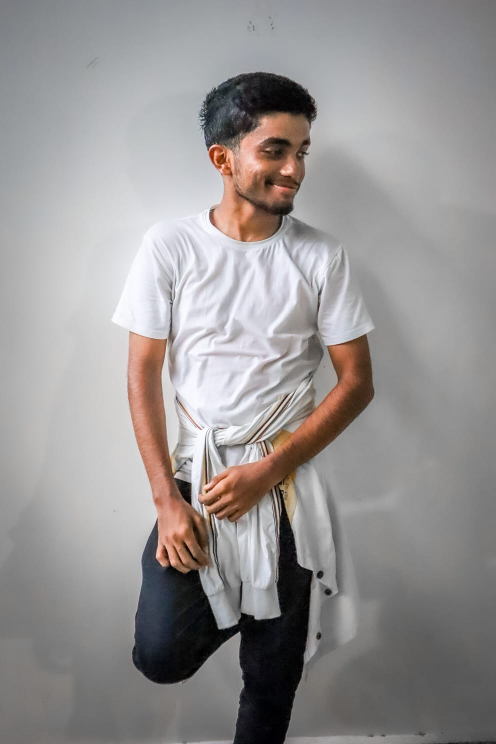
#> input picture f.jpg, 992 x 1488 px, given in place of the camera (shown at 1/2 size)
$ python colorbaseddetect.py
#> lines starting #> are read from the running program, lines starting #| are printed output that depends on the picture; after the words box and inside, x2 and y2 are one past the last pixel; in counts of white or black regions, pixels touching at a corner belong together
import imutils #resizing library - import
import cv2 #opencv


redLower = (0, 100, 100)
redUpper = (10, 255, 255)
#giving the color to detect(hue,saturation,value)

cam=cv2.VideoCapture(0) #Camera init.

while True:

        (grabbed, frame)=cam.read() #reading frame from camera
#> frame is the input picture: shape (1488, 992, 3); mean B, G, R 147.2, 147.6, 150.9
        frame = imutils.resize(frame, width=600) #resizing the Frame
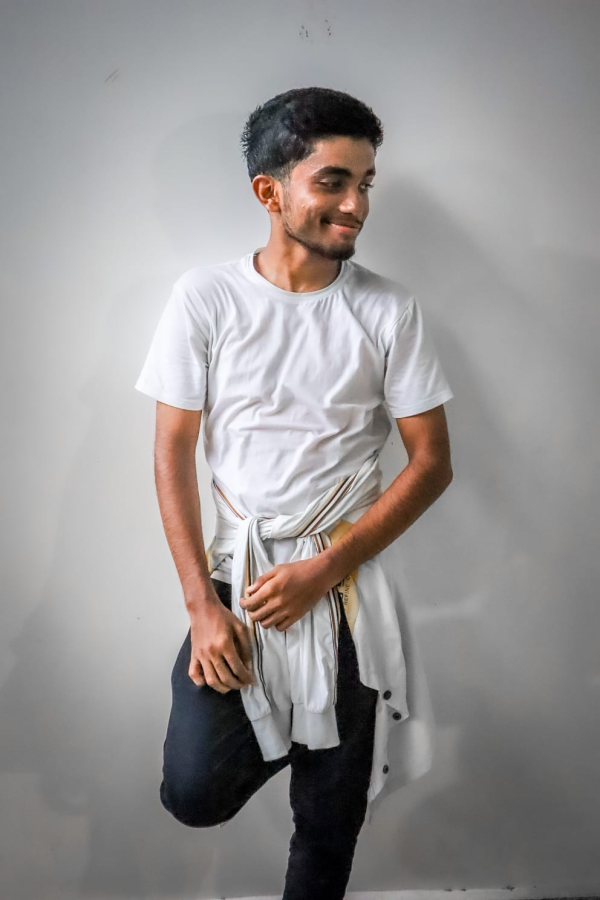
#> frame: shape (900, 600, 3); mean B, G, R 147.2, 147.6, 150.9
        blurred = cv2.GaussianBlur(frame, (11, 11), 0) #smoothing

        hsv = cv2.cvtColor(blurred, cv2.COLOR_BGR2HSV) #convert bgr to hsv color format
#> hsv: shape (900, 600, 3); mean H, S, V 47, 16.4, 153.2

        mask = cv2.inRange(hsv, redLower, redUpper) #mask the given color
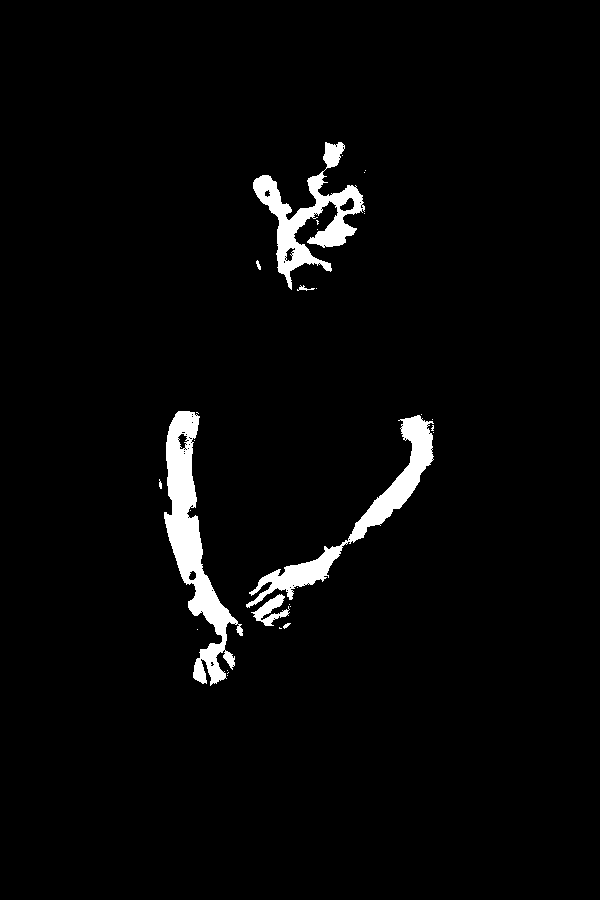
#> mask: shape (900, 600); 3.2% white; 30 white regions (22 under 20 px), largest, box (x1, y1, x2, y2) and area: (164, 411, 243, 686) 6802, (253, 142, 365, 290) 4823, (246, 415, 434, 608) 4814
        mask = cv2.erode(mask, None, iterations=2) #this is for shrink the white boundries
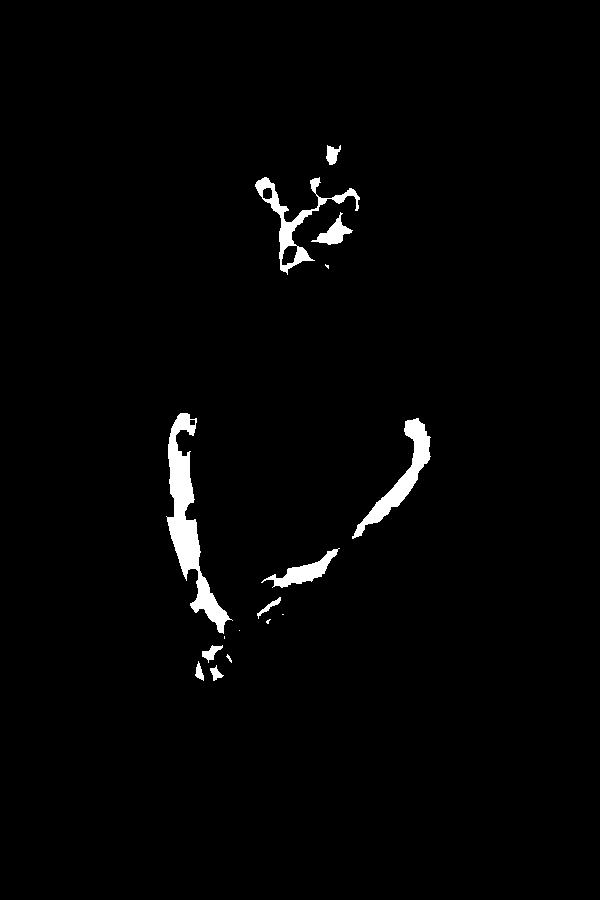
#> mask: shape (900, 600); 1.8% white; 16 white regions (5 under 20 px), largest, box (x1, y1, x2, y2) and area: (166, 413, 233, 634) 4023, (352, 418, 431, 539) 2030, (255, 177, 360, 275) 1749
        mask = cv2.dilate(mask, None, iterations=2)#this is to fill the white boundaries
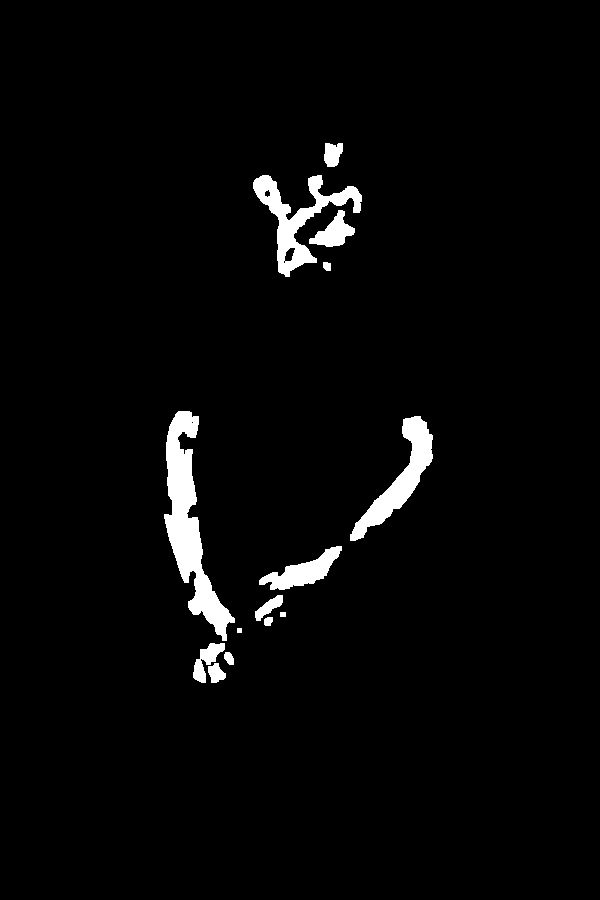
#> mask: shape (900, 600); 2.9% white; 14 white regions

        cnts = cv2.findContours(mask.copy(), cv2.RETR_EXTERNAL, cv2.CHAIN_APPROX_SIMPLE)[-2]#finding contours or surface of object
#> cnts = 14 contours, 1 with area under 20; largest, box (x1, y1, x2, y2) and area: (164, 411, 235, 641) 5268, (253, 175, 362, 277) 3110, (350, 416, 433, 541) 2740, (259, 546, 342, 590) 1376, (309, 210, 355, 247) 754
        center = None
        if len(cnts) > 0:
                c = max(cnts, key=cv2.contourArea) #accessing the area of object
#> c = contour of 259 points, box (x1, y1, x2, y2) (164, 411, 235, 641), area 5268
                ((x, y), radius) = cv2.minEnclosingCircle(c) #froming circle fro that onject
#> x = 202; y = 525.5; radius = 117
                M = cv2.moments(c) #catching the moment
#> M = moments, m00 5268, centre m10/m00, m01/m00 = (189.1, 523.9)
                center = (int(M["m10"] / M["m00"]), int(M["m01"] / M["m00"]))  #giving a small circle to define which is object
#> center = (189, 523)
                if radius > 10:
                        cv2.circle(frame, (int(x), int(y)), int(radius),(0, 255, 255), 2) # its shows outer circle for object
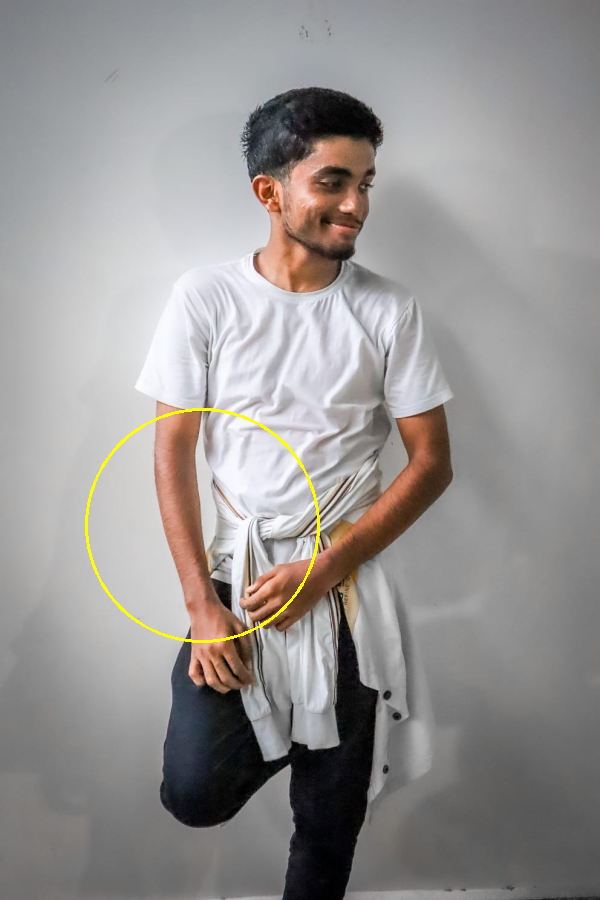
#> frame: shape (900, 600, 3); 0.39% of pixels changed, all inside (x1, y1, x2, y2) = (85, 408, 320, 643)
                        cv2.circle(frame, center, 5, (0, 0, 255), -1) #it shows red circle
#> frame: shape (900, 600, 3); 0.02% of pixels changed, all inside (x1, y1, x2, y2) = (184, 518, 195, 529)

                        if radius > 250: #print(center,radius)
                                print("stop")
                        else:
                                if(center[0]<150):
                                        print("Left")
                                elif(center[0]>450):
                                        print("Right")
                                elif(radius<250):
                                        print("Forward")
                                else:
                                        print("Stop")
        cv2.imshow("Frame", frame) #displaying frames
        key = cv2.waitKey(1) & 0xFF
#> (key q is pressed here)
        if key == ord("q"):
                break

cam.release()
cv2.destroyAllWindows()
